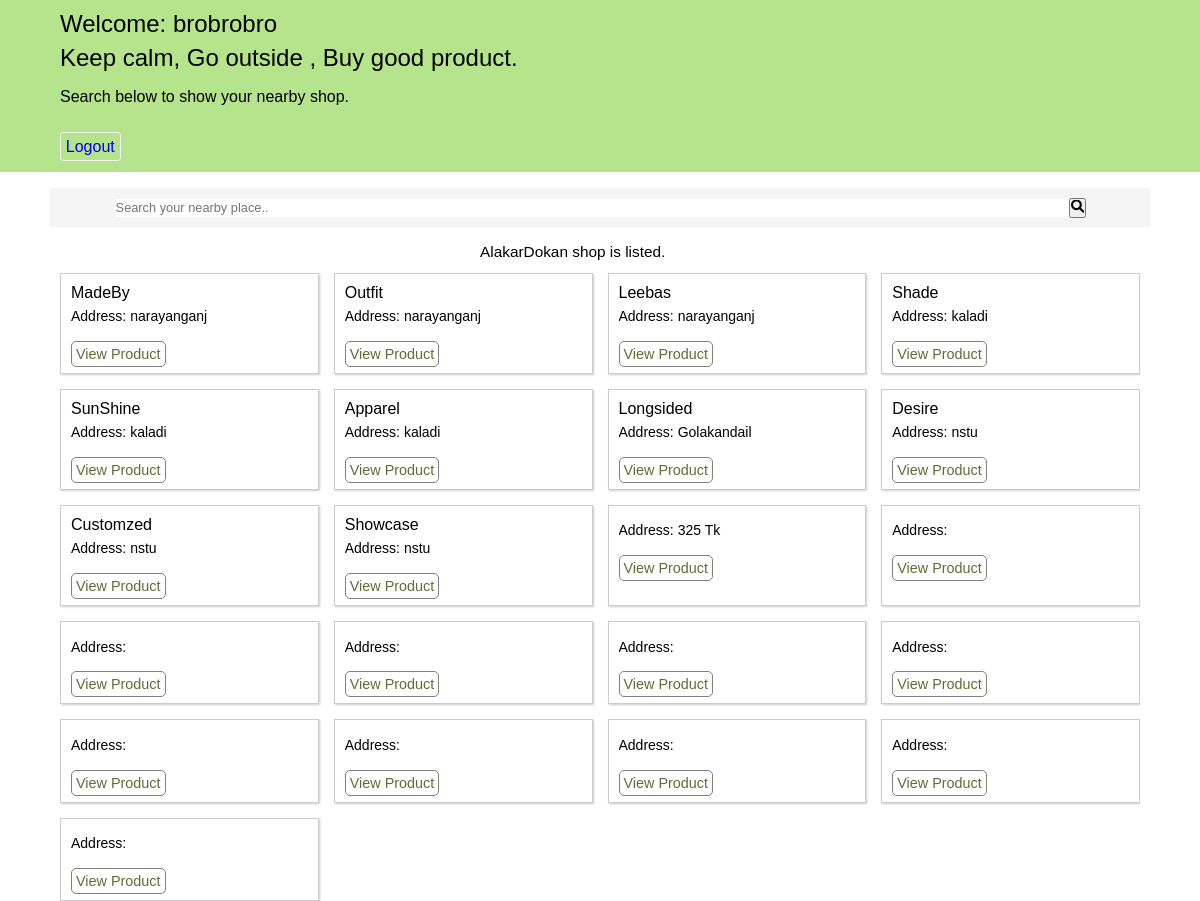
Page /customer/user_interface.php (signed in) on the committed database.
### tables this page shows
CREATE TABLE `product` (
  `no` int(11) NOT NULL,
  `nmae` varchar(100) DEFAULT NULL,
  `category` varchar(100) DEFAULT NULL,
  `img` varchar(100) DEFAULT NULL,
  `price` varchar(100) DEFAULT NULL,
  `place` varchar(100) DEFAULT NULL,
  `shop` varchar(100) DEFAULT NULL,
  `id` int(100) DEFAULT NULL,
  `title` varchar(256) DEFAULT NULL
);

### customer/user_interface.php (the view, shortened to what this page needs)
<!DOCTYPE html>
<html>
<head>
  <link rel="stylesheet" href="https://cdnjs.cloudflare.com/ajax/libs/font-awesome/6.0.0-beta2/css/all.min.css"/>
</head>
<body>
<?php
include('../dbcon.php');
?>
<section>
<div class="jumbo-inner">
 <div class="jumbo-txt">
  <h2>
    <?php
    echo"Welcome: ".$_SESSION['name'];
    ?>
  </h2>
  <h2 class="pl">Keep calm, Go outside , Buy good product.</h2>
  <p>Search below to show your nearby shop.</p>
  </div>
  <div class="jumbo-btn">
    <a class="btn-one" href="logout.php">Logout</a>
  </div>
</div>
</section>
<section>
  <div class="wrapper">
<div class="wrapper-inpo">
   <form method="post" class="fom">
      <input type="text" placeholder="Search your nearby place.." name="search" class="searchbtn">
      <button type="submit" name="submit"class="but"><i class="fa fa-search"></i></button>
  </form>
</div>
</div>
</section>
<section>
  <div class="alakar_shop">
  <span>AlakarDokan shop is listed. </span>
  </div>
</section>
<section>
<div class="contain">
<?php
if(isset($_POST['submit'])){
  $st=mysqli_real_escape_string($link,$_POST['search']);
  $qr="select * from product where place like '%$st%'";
  $qp=mysqli_query($link,$qr);
  if(mysqli_num_rows($qp)>0){
    while($rw=mysqli_fetch_array($qp)){
    ?>
  <div class="item">
  <h4><?php echo $rw['shop']; ?></h4>
      <p>Address: <?php echo $rw['place']; ?></p>
      <a href="shop_product.php?id=<?php echo $rw['id'];?>" class="sr">View Product</a>
</div>
<?php
}
}
else{
  echo"<span class='sorry'>Sorry , No Shop is found</span>";
}
}
else{
?>
<?php
$run="select * from product";
$ran=mysqli_query($link,$run);
while($row=mysqli_fetch_array($ran)){
  ?>
<div class="item">
 <h4><?php echo $row['shop']; ?></h4>
      <p>Address: <?php echo $row['place']; ?></p>
      <a href="shop_product.php?id=<?php echo $row['id'];?>" class="sr">View Product</a>
</div>
<?php
}
?>
<?php
}
?>
</div>
</section>
</body>
</html>

### customer/user_interface.php (style rules this page uses)
* { margin: 0; padding: 0; overflow-x: hidden; }
body { font-family: 'Raleway', sans-serif; }
.contain { width: 90%; margin: 0 auto; display: grid; grid-template-columns: repeat(2, 1fr); justify-content: center; grid-gap: 15px; margin-top: .7rem; }
.contain a { text-decoration: none; }
.contain .item { border: 1px #ccc solid; box-shadow: 1px 1px 2px #ccc; padding: 10px; }
.sr { border: 1px solid grey; border-radius: 5px; margin: 2px 0; padding: 4px; font-size: 0.9rem; color:#606c38; }
.item h4 { margin-bottom: .4rem; font-weight: 400; }
.item p { font-size: 14px; color: var(--secodary-color); margin-bottom: 1.3rem; }
.jumbo-inner { width: 100%; background: #b5e48c; }
.jumbo-inner h2 { font-weight: 400; margin-bottom: 0.4rem; }
.jumbo-inner .jumbo-txt { width: 90%; margin: 0 auto; padding: 0.6rem; }
.jumbo-inner p { margin-top: 1rem; margin-bottom: 0.4rem; }
.jumbo-inner .jumbo-btn { width: 90%; margin: 0 auto; padding: 1rem; }
.jumbo-btn a { font-size: 1rem; text-decoration: none; border: 1px solid whitesmoke; border-radius: .2rem; padding: .3rem; }
.wrapper { width: 90%; margin: 0 auto; background: whitesmoke; margin-top: 1rem; padding: .6rem; margin-bottom: 1rem; }
.wrapper-inpo { width: 90%; margin: 0 auto; }
.wrapper-inpo input { width: 100%; padding: .1rem; border: none; outline: none; font-size: .8rem; }
.wrapper-inpo input ::placeholder { font-size: .3rem; }
.wrapper-inpo .fom { width: 100%; display: flex; align-items: center; justify-content: space-between; }
.alakar_shop { width: 60%; margin: 0 auto; font-size: 0.96rem; }
@media (min-width: 850px) { .contain { grid-template-columns: repeat(3, 1fr); } }
@media (min-width: 850px) { .alakar_shop { width: 60%; margin-left: 20rem; } }
@media (min-width: 1100px) { .contain { grid-template-columns: repeat(4, 1fr); } }
@media (min-width: 1100px) { .alakar_shop { width: 60%; margin-left: 30rem; } }

### rows in the picture
product: shop "MadeBy", place "narayanganj"
product: shop "Outfit", place "narayanganj"
product: shop "Leebas", place "narayanganj"
product: shop "Shade", place "kaladi"
product: shop "SunShine", place "kaladi"
product: shop "Apparel", place "kaladi"
product: shop "Longsided", place "Golakandail"
product: shop "Desire", place "nstu"
product: shop "Customzed", place "nstu"
product: shop "Showcase", place "nstu"
product: place "325 Tk"

### other values in the picture
$_SESSION['name'] "brobrobro"
